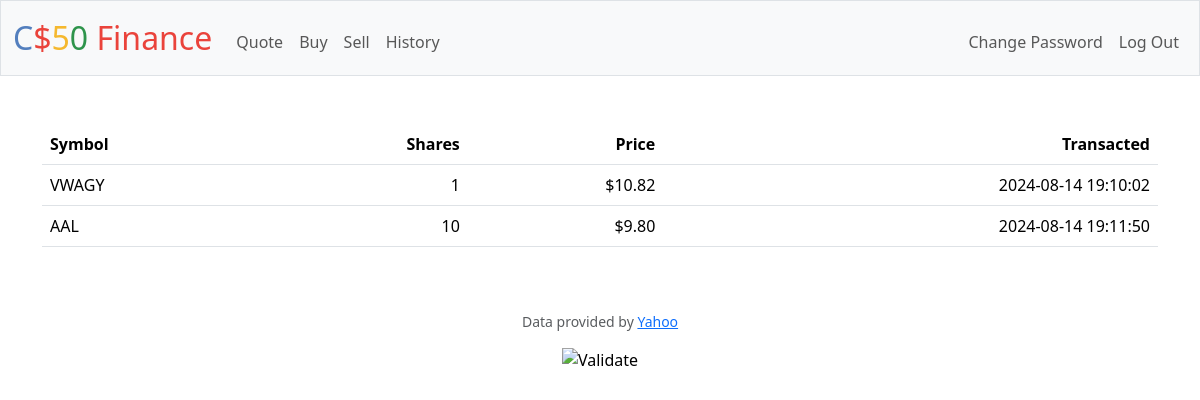
/history (signed in), run on an earlier commit of the app's database.
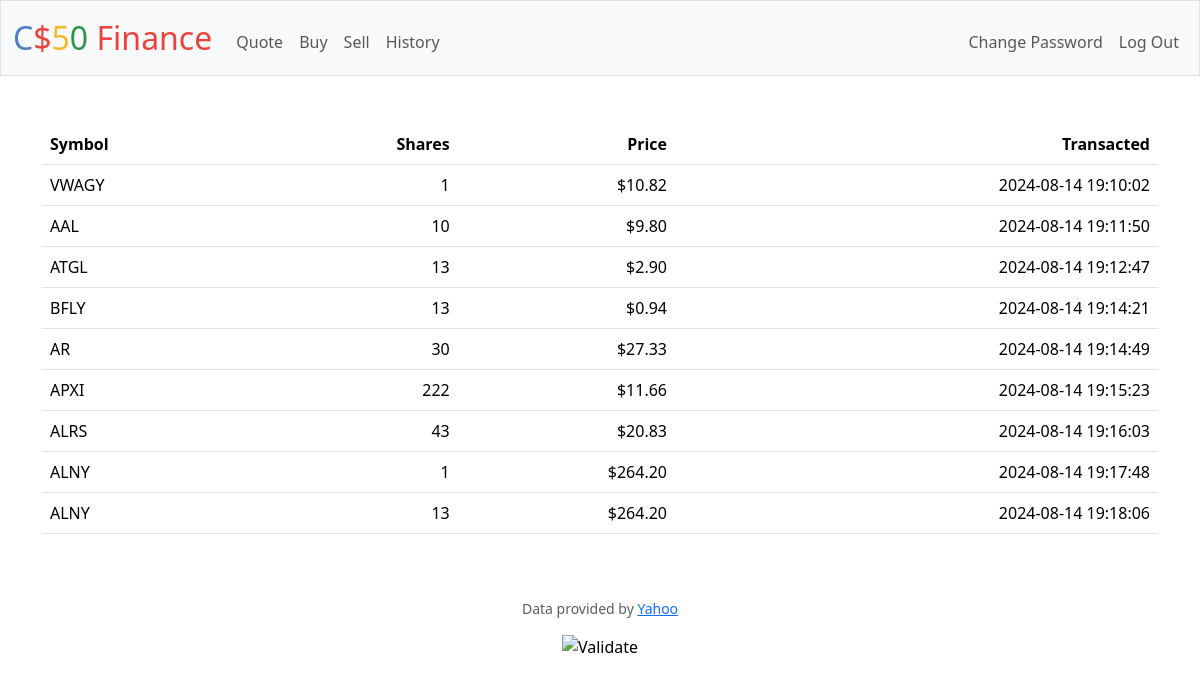
And on a later commit of the database.
### tables this page shows
CREATE TABLE 'shares' ('share_id' INTEGER PRIMARY KEY NOT NULL, 'user_id' INTEGER,'symbol' TEXT, 'shares' INTEGER,'price' NUMERIC, 'date' DATETIME DEFAULT CURRENT_TIMESTAMP,'currentprice' NUMERIC);

### app.py (the view)
@app.route("/history")
@login_required
def history():
    history = db.execute("SELECT symbol, shares, price, date FROM shares where user_id = ? ORDER BY date", session["user_id"])
    return render_template("history.html", history = history)

### app.py (called while the page is built)
@app.after_request
def after_request(response):
    response.headers["Cache-Control"] = "no-cache, no-store, must-revalidate"
    response.headers["Expires"] = 0
    response.headers["Pragma"] = "no-cache"
    return response

### helpers.py (called while the page is built)
def login_required(f):
    @wraps(f)
    def decorated_function(*args, **kwargs):
        if session.get("user_id") is None:
            return redirect("/login")
        return f(*args, **kwargs)
    return decorated_function

def usd(value):
    return f"${value:,.2f}"

### templates/history.html (shortened to what this page needs)
{% extends "layout.html" %}
{% block main %}
<table class="table">
    <thead>
        <tr>
            <th class="text-start">Symbol</th>
            <th class="text-end">Shares</th>
            <th class="text-end">Price</th>
            <th class="text-end">Transacted</th>
        </tr>
    </thead>
    <tbody>
        {% for history in history %}
            <tr>
                <td class="text-start">{{ history.symbol }}</td>
                <td class="text-end">{{ history.shares }}</td>
                <td class="text-end">{{ history.price | usd }}</td>
                <td class="text-end">{{ history.date }}</td>
            </tr>
            {% endfor %}
    </tbody>
</table>
{% endblock %}

### templates/layout.html (shortened to what this page needs)
<!DOCTYPE html>
<html lang="en">
    <head>
        <link href="https://cdn.jsdelivr.net/npm/bootstrap@5.3.3/dist/css/bootstrap.min.css" rel="stylesheet">
        <link href="/static/styles.css" rel="stylesheet">
    </head>
    <body>
        <nav class="bg-light border navbar navbar-expand-md navbar-light">
            <div class="container-fluid">
                <a class="navbar-brand" href="/"><span class="blue">C</span><span class="red">$</span><span class="yellow">5</span><span class="green">0</span> <span class="red">Finance</span></a>
                <div class="collapse navbar-collapse" id="navbar">
                    {% if session["user_id"] %}
                        <ul class="navbar-nav me-auto mt-2">
                            <li class="nav-item"><a class="nav-link" href="/quote">Quote</a></li>
                            <li class="nav-item"><a class="nav-link" href="/buy">Buy</a></li>
                            <li class="nav-item"><a class="nav-link" href="/sell">Sell</a></li>
                            <li class="nav-item"><a class="nav-link" href="/history">History</a></li>
                        </ul>
                        <ul class="navbar-nav ms-auto mt-2">
                            <li class="nav-item"><a class="nav-link" href="/changepass">Change Password</a></li>
                            <li class="nav-item"><a class="nav-link" href="/logout">Log Out</a></li>
                        </ul>
                    {% else %}
                        <ul class="navbar-nav ms-auto mt-2">
                            <li class="nav-item"><a class="nav-link" href="/register">Register</a></li>
                            <li class="nav-item"><a class="nav-link" href="/login">Log In</a></li>
                        </ul>
                    {% endif %}
                </div>
            </div>
        </nav>
        <main class="container py-5 text-center">
            {% block main %}{% endblock %}
        </main>
        <footer class="mb-5">
            <p class="mb-3 small text-center text-muted">
                Data provided by <a href="https://finance.yahoo.com/">Yahoo</a>
            </p>
            <form action="https://validator.w3.org/check" class="text-center" enctype="multipart/form-data" method="post" target="_blank">
                <input alt="Validate" src="/static/I_heart_validator.png" type="image">
            </form>
        </footer>
    </body>
</html>

### static/styles.css (style rules this page uses)
nav .navbar-brand { font-size: xx-large; }
nav .navbar-brand .blue { color: #537fbe; }
nav .navbar-brand .red { color: #ea433b; }
nav .navbar-brand .yellow { color: #f5b82e; }
nav .navbar-brand .green { color: #2e944b; }

What changed in the data, as far as the page shows it:
added shares: symbol "ATGL", shares "13", price "$2.90", date "2024-08-14 19:12:47"
added shares: symbol "BFLY", shares "13", price "$0.94", date "2024-08-14 19:14:21"
added shares: symbol "AR", shares "30", price "$27.33", date "2024-08-14 19:14:49"
added shares: symbol "APXI", shares "222", price "$11.66", date "2024-08-14 19:15:23"
added shares: symbol "ALRS", shares "43", price "$20.83", date "2024-08-14 19:16:03"
added shares: symbol "ALNY", shares "1", price "$264.20", date "2024-08-14 19:17:48"
added shares: symbol "ALNY", shares "13", price "$264.20", date "2024-08-14 19:18:06"
